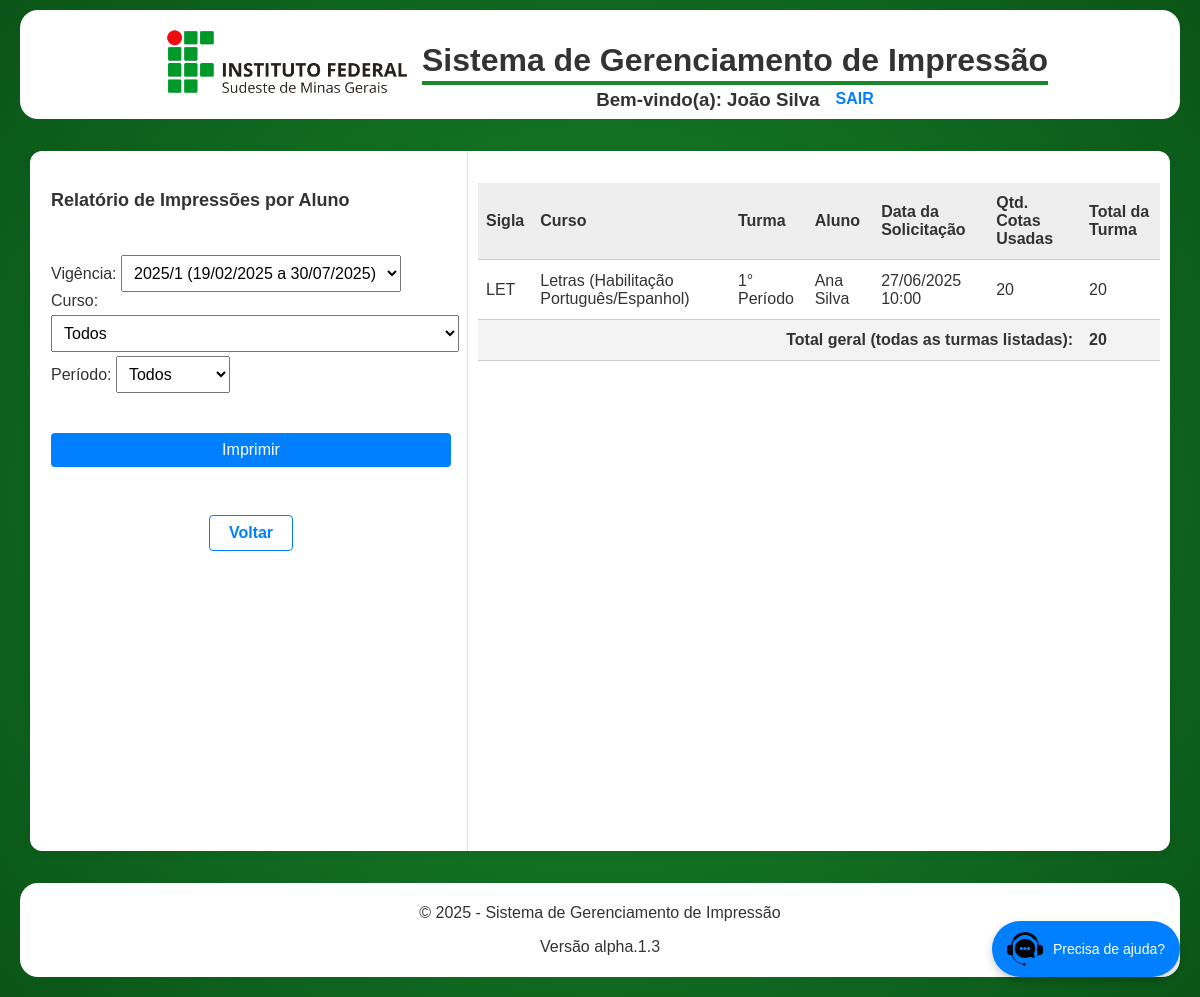
Screenshot of /pages/admin_cad/relatorio_aluno.php (signed in) with the database file from the repository.
### tables this page shows
CREATE TABLE SolicitacaoImpressao (
    id INT AUTO_INCREMENT PRIMARY KEY,
    cpf_solicitante CHAR(11) NOT NULL,
    tipo_solicitante ENUM('Aluno', 'Servidor') NOT NULL,
    arquivo_path TEXT,
    qtd_copias INT NOT NULL,
    qtd_paginas INT NOT NULL DEFAULT 1,
    colorida BOOLEAN DEFAULT FALSE NOT NULL,
    status ENUM('Nova', 'Lida', 'Aceita', 'Rejeitada') DEFAULT 'Nova' NOT NULL,
    data_criacao DATETIME DEFAULT CURRENT_TIMESTAMP NOT NULL,
    cpf_reprografo CHAR(11),
    FOREIGN KEY (cpf_reprografo) REFERENCES Reprografo(cpf) ON DELETE SET NULL
);

CREATE TABLE Curso (
    id INT AUTO_INCREMENT PRIMARY KEY,
    sigla VARCHAR(20) NOT NULL UNIQUE,
    nome_completo VARCHAR(100) NOT NULL
);

CREATE TABLE Turma (
    id INT AUTO_INCREMENT PRIMARY KEY,
    curso_id INT NOT NULL,
    periodo VARCHAR(20) NOT NULL,
    UNIQUE (curso_id, periodo),
    FOREIGN KEY (curso_id) REFERENCES Curso(id) ON DELETE CASCADE
);

CREATE TABLE Aluno (
    matricula VARCHAR(20) PRIMARY KEY,
    nome VARCHAR(100) NOT NULL,
    sobrenome VARCHAR(100) NOT NULL,
    cargo ENUM('Líder', 'Vice-líder', 'Nenhum') DEFAULT 'Nenhum',
    email VARCHAR(100) NOT NULL,
    cpf CHAR(11) UNIQUE NOT NULL,
    senha VARCHAR(255) NOT NULL,
    ativo BOOLEAN DEFAULT TRUE,
    cota_id INT,
    data_fim_validade DATE,
    FOREIGN KEY (cota_id) REFERENCES CotaAluno(id) ON DELETE SET NULL
);

### pages/admin_cad/relatorio_aluno.php (the view, shortened to what this page needs)
<?php
require_once '../../includes/config.php';
$curso_id = isset($_GET['curso_id']) ? (int)$_GET['curso_id'] : '';
$periodo = isset($_GET['periodo']) ? $_GET['periodo'] : '';
$turma_id = isset($_GET['turma_id']) ? (int)$_GET['turma_id'] : '';
$vigencia_id = isset($_GET['vigencia_id']) ? (int)$_GET['vigencia_id'] : null;
$vigencias = $conn->query("SELECT * FROM SemestreLetivo ORDER BY data_fim DESC")->fetchAll();
if ($vigencia_id) {
    $vigencia = $conn->prepare("SELECT * FROM SemestreLetivo WHERE id = :id");
    $vigencia->execute([':id' => $vigencia_id]);
    $vigencia = $vigencia->fetch();
} else {
    $hoje = date('Y-m-d');
    $vigencia = $conn->prepare("SELECT * FROM SemestreLetivo WHERE data_inicio <= :hoje AND data_fim >= :hoje ORDER BY data_fim DESC LIMIT 1");
    $vigencia->execute([':hoje' => $hoje]);
    $vigencia = $vigencia->fetch();
    $vigencia_id = $vigencia ? $vigencia->id : null;
}
$relatorio = [];
$totais_turma = [];
$total_geral = 0;
if ($vigencia) {
    $sql = "SELECT a.nome, a.sobrenome, c.sigla, c.nome_completo, t.periodo, t.id as turma_id, si.data_criacao, si.qtd_copias, si.qtd_paginas, si.colorida, (si.qtd_copias * si.qtd_paginas) as total_cotas
            FROM SolicitacaoImpressao si
            JOIN Aluno a ON a.cpf = si.cpf_solicitante
            LEFT JOIN CotaAluno ca ON a.cota_id = ca.id
            LEFT JOIN Turma t ON ca.turma_id = t.id
            LEFT JOIN Curso c ON t.curso_id = c.id
            WHERE si.tipo_solicitante = 'Aluno'
              AND si.data_criacao BETWEEN :inicio AND :fim";
    $paramsFiltro = [
        ':inicio' => $vigencia->data_inicio . ' 00:00:00',
        ':fim' => $vigencia->data_fim . ' 23:59:59'
    ];
    $sql .= " ORDER BY si.data_criacao DESC";
    $stmt = $conn->prepare($sql);
    $stmt->execute($paramsFiltro);
    $relatorio = $stmt->fetchAll();
    foreach ($relatorio as $r) {
        $tid = $r->turma_id;
        if (!isset($totais_turma[$tid])) $totais_turma[$tid] = 0;
        $totais_turma[$tid] += $r->total_cotas;
        $total_geral += $r->total_cotas;
    }
}
if (!(isset($_GET['imprimir']) && $_GET['imprimir'] == '1')) {
  require_once '../../includes/header.php';
}
?>
<?php if (!(isset($_GET['imprimir']) && $_GET['imprimir'] == '1')): ?>
<link rel="stylesheet" href="dashboard_cad.css">
<?php endif; ?>
<main class="dashboard-layout">
  <?php if (!(isset($_GET['imprimir']) && $_GET['imprimir'] == '1')): ?>
    <aside class="dashboard-aside-relatorio">
      <h1>Relatório de Impressões por Aluno</h1>
      <form method="GET" class="relatorio-form">
        <label>Vigência:
          <select name="vigencia_id" onchange="this.form.submit()">
            <?php foreach ($vigencias as $v): ?>
              <option value="<?= $v->id ?>" <?= $v->id == $vigencia_id ? 'selected' : '' ?>>
                <?= $v->ano . '/' . $v->semestre ?> (<?= date('d/m/Y', strtotime($v->data_inicio)) ?> a <?= date('d/m/Y', strtotime($v->data_fim)) ?>)
              </option>
            <?php endforeach; ?>
          </select>
        </label>
        <label>Curso:
          <select name="curso_id" onchange="this.form.submit()">
            <option value="">Todos</option>
          </select>
        </label>
        <label>Período:
          <select name="periodo" onchange="this.form.submit()">
            <option value="">Todos</option>
          </select>
        </label>
      </form>
      <button type="button" class="btn-menu" onclick="window.open('relatorio_aluno.php?vigencia_id=<?= $vigencia_id ?>&curso_id=<?= $curso_id ?>&periodo=<?= urlencode($periodo) ?>&turma_id=<?= $turma_id ?>&imprimir=1','_blank')">Imprimir</button>
      <a class="btn-back" href="dashboard_cad.php">Voltar</a>
    </aside>
  <?php endif; ?>
  <section class="dashboard-main">
    <div class="responsive-table">
      <table>
        <thead>
          <tr>
            <th>Sigla</th>
            <th>Curso</th>
            <th>Turma</th>
            <th>Aluno</th>
            <th>Data da Solicitação</th>
            <th>Qtd. Cotas Usadas</th>
            <th>Total da Turma</th>
          </tr>
        </thead>
        <tbody>
          <?php foreach ($relatorio as $r): ?>
          <tr>
            <td><?= htmlspecialchars($r->sigla) ?></td>
            <td><?= htmlspecialchars($r->nome_completo) ?></td>
            <td><?= htmlspecialchars($r->periodo) ?></td>
            <td><?= htmlspecialchars($r->nome . ' ' . $r->sobrenome) ?></td>
            <td><?= date('d/m/Y H:i', strtotime($r->data_criacao)) ?></td>
            <td><?= $r->total_cotas ?></td>
            <td><?= isset($totais_turma[$r->turma_id]) ? $totais_turma[$r->turma_id] : '-' ?></td>
          </tr>
          <?php endforeach; ?>
          <?php if (empty($relatorio)): ?>
            <tr><td colspan="7" style="text-align:center; color:#888;">Nenhum registro encontrado para a vigência/turma selecionada.</td></tr>
          <?php else: ?>
            <tr style="font-weight:bold;background:#f3f3f3;">
              <td colspan="6" style="text-align:right;">Total geral (todas as turmas listadas):</td>
              <td><?= $total_geral ?></td>
            </tr>
          <?php endif; ?>
        </tbody>
      </table>
    </div>
  </section>
</main>
<?php
if (isset($_GET['imprimir']) && $_GET['imprimir'] == '1') {
  echo '<link rel="stylesheet" href="../../print_base.css">
      <link rel="icon" type="image/png" href="<?= BASE_URL ?>/favicon.ico">
';
  echo '<script>window.onload=function(){window.print();}</script>';
  echo '</body></html>';
} else {
  require_once '../../includes/footer.php';
}

### styles.css (style rules this page uses)
body { background: radial-gradient(circle at center, #19882c, #0A5517); background-attachment: fixed; font-family: Arial, sans-serif; margin: 0; padding: 0; color: #333; }
a { text-decoration: none; }
.dashboard-layout { display: flex; width: 95%; min-height: 700px; background: #fff; margin: 2rem auto; border-radius: 12px; box-shadow: 0 2px 12px rgba(0,0,0,0.06); }
.dashboard-main { margin-left: 10px; margin-right: 10px; width: 65%; flex: 1; min-width: 0; padding: 1rem 0 1rem 0; }
.btn-back { display: inline-block; margin: 1.5rem auto 0 auto; background: #fff; color: #0080ff; border: 1px solid #0080ff; border-radius: 4px; padding: 0.5rem 1.2rem; font-size: 1em; font-weight: 600; text-align: center; text-decoration: none; transition: background 0.2s, color 0.2s; }

### pages/admin_cad/dashboard_cad.css (style rules this page uses)
aside { width: 40%; margin-left: 5px; }
aside h1 { font-size: 18px; }
.dashboard-aside-relatorio { width: 400px; border-right: 1px solid #e0e0e0; padding: 1.5rem 1rem 1rem 1rem; display: flex; flex-direction: column; gap: 1.5rem; }
.relatorio-form { align-items: center; flex-direction: row; gap: 0.5rem; width: 90%; max-width: 600px; margin-bottom: 1rem; }
.busca-form input, .busca-form select, .busca-form button, .filter-form select, .filter-form button, .relatorio-form select, .relatorio-form button { padding: 0.5rem; font-size: 1rem; margin-top: 0.3rem; }
.btn-menu { color: #FFF; border: none; border-radius: 4px; padding: 0.5rem; font-size: 1rem; background-color: #0080ff; }
.responsive-table { width: 100%; overflow-x: auto; margin: 0 auto; padding: 1rem 0; }
table { width: 100%; border-collapse: collapse; background: #fff; margin-bottom: 1rem; }
thead { background-color: #eee; }
th, td { padding: 0.7rem 0.5rem; text-align: left; border-bottom: 1px solid #ccc; }

### rows the page displays
solicitacaoimpressao: curso.sigla "LET", curso.nome_completo "Letras (Habilitação Português/Espanhol)", turma.periodo "1° Período", aluno.nome+sobrenome "Ana Silva", data_criacao "27/06/2025 10:00", total_cotas "20", turma.id "20"

### other values shown
SITE_NAME "Sistema de Gerenciamento de Impressão"
$total_geral "20"
CURRENT_YEAR "2025"
form field vigencia_id "2025/1 (19/02/2025 a 30/07/2025)"
